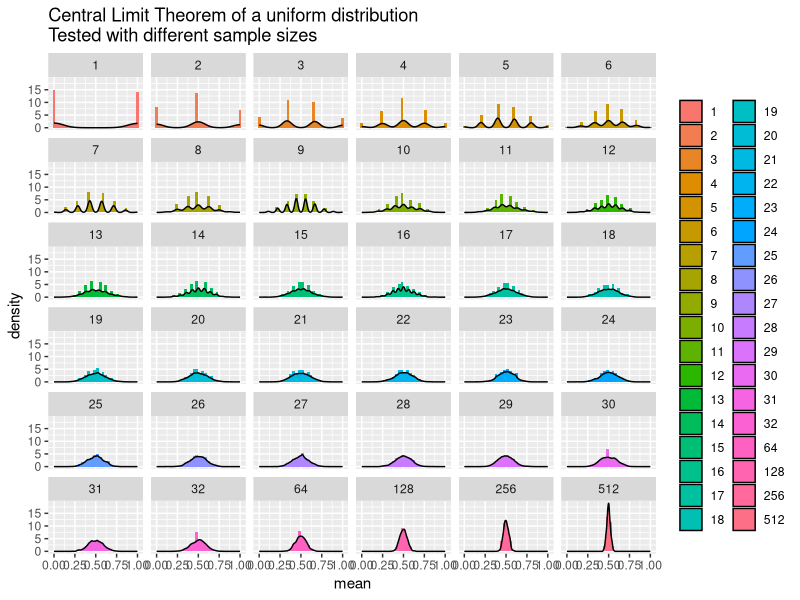
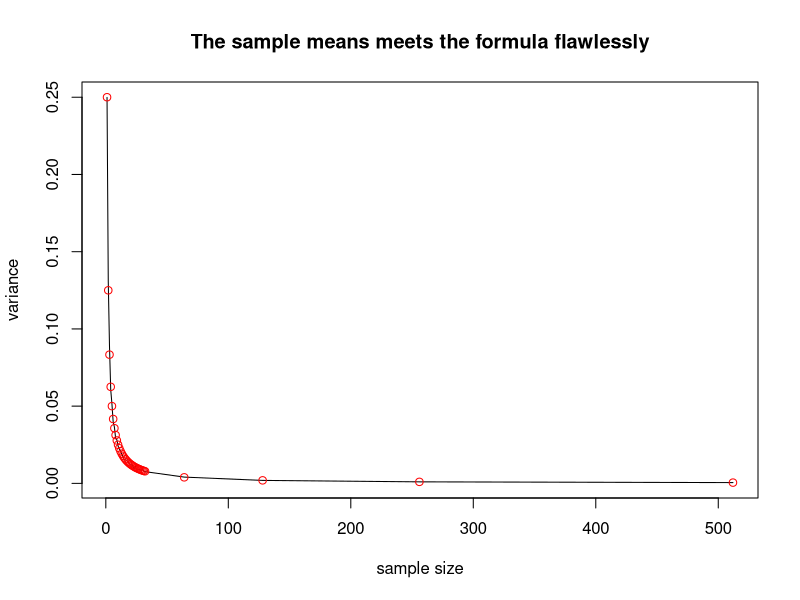

These charts were generated, in order, by the following R code:
## ---- chunk 1
library(reshape2)
library(ggplot2)
## ---- chunk 2
t <- proc.time()
# The variable:
# How many samples we're going to draw on each step
n <- c(1:31, 2^(5:9)) # Sample size
p <- .5 # binomial probability
sd <- 2 # normal standard definition
pmf <- c("normal", "uniform", "binomial")[3] # Change this parameter to get other distribution

# Parameters
nosim <- 1000 # number of simulation in each step
m <- sapply(n , function(n) { # sapply is just a for()
    
    x <- if(pmf=="normal") {
            rnorm(nosim * n, sd=sd)
        } else if(pmf=="uniform") {
            runif(nosim * n)
        } else if(pmf=="binomial") {
            sample(0:1, nosim * n, replace=TRUE, prob=c(p, 1-p))
        }
    
    apply(matrix(x, nosim), 1, mean)
})
colnames(m) <- n # n is my main variable, I have to attach it as data label

# melt is a function from reshape2 package. It will get the matrix or data.frame column names and put them in a collumn repeated several times linked to its correspondent value.
# I can put the parameters and variables in the same line as my simulation values and one simulation per unique parameter combination. It's easier to subset them.
# It's called tidy data. It's wonderful. It's a very good standard to handle with Big Data.
x <- melt(m)
names(x) <- c("simulation", "sampleSize", "mean")

print(t - proc.time())
## ---- chunk 3
g <- ggplot(x, aes(mean, fill=as.factor(sampleSize))) + # Metadata
     geom_histogram(aes(y = ..density..)) + # Histogram bars
     geom_density() + # Density lines
     facet_wrap(~sampleSize) + # Broke in a matrix of chart
     ggtitle("Central Limit Theorem of a uniform distribution\nTested with different sample sizes") +
     theme(legend.title=element_blank())
    
suppressMessages(print(g))
## ---- chunk 4
if(pmf=="normal") {
    var <- unlist(lapply(split(x, x$sampleSize), function(y) { var(y$mean) }))
    plot(n, var, type="l", main="The sample means meets the formula flawlessly",
         xlab="sample size", ylab="variance") # line and aestethics)
    points(n, sd^2/n, col="red")
} else if(pmf=="uniform") {
    sd <- unlist(lapply(split(x, x$sampleSize), function(y) { sd(y$mean) }))
    plot(n, sd, type="l", main="The sample means meets the formula flawlessly",
         xlab="sample size", ylab="variance") # line and aestethics)
    points(n, 1/sqrt(12 * n), col="red")
} else if(pmf=="binomial") {
    var <- unlist(lapply(split(x, x$sampleSize), function(y) { var(y$mean) }))
    plot(n, var, type="l", main="The sample means meets the formula flawlessly",
         xlab="sample size", ylab="variance") # line and aestethics
    points(n, p*(1-p)/n, col="red") # points
}
